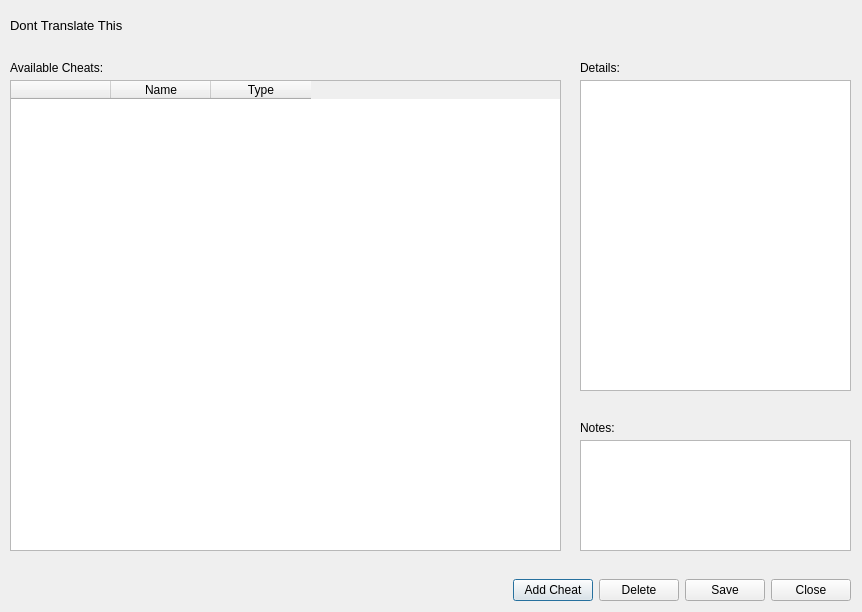
<?xml version="1.0" encoding="utf-8"?>
<ui version="4.0">
  <class>CheatDialog</class>
  <widget class="QDialog" name="CheatDialog">
    <property name="geometry">
      <rect>
        <x>0</x>
        <y>0</y>
        <width>862</width>
        <height>612</height>
      </rect>
    </property>
    <property name="sizePolicy">
      <sizepolicy hsizetype="Fixed" vsizetype="Fixed">
        <horstretch>0</horstretch>
        <verstretch>0</verstretch>
      </sizepolicy>
    </property>
    <property name="windowTitle">
      <string>Cheats</string>
    </property>
    <widget class="QLabel" name="labelTitle">
      <property name="geometry">
        <rect>
          <x>10</x>
          <y>10</y>
          <width>300</width>
          <height>31</height>
        </rect>
      </property>
      <property name="font">
        <font>
          <pointsize>10</pointsize>
        </font>
      </property>
      <property name="text">
        <string>Dont Translate This</string>
      </property>
    </widget>
    <widget class="QWidget" name="horizontalLayoutWidget">
      <property name="geometry">
        <rect>
          <x>10</x>
          <y>570</y>
          <width>841</width>
          <height>41</height>
        </rect>
      </property>
      <layout class="QHBoxLayout" name="horizontalLayout">
        <item>
          <spacer name="horizontalSpacer">
            <property name="orientation">
              <enum>Qt::Horizontal</enum>
            </property>
            <property name="sizeHint" stdset="0">
              <size>
                <width>40</width>
                <height>20</height>
              </size>
            </property>
          </spacer>
        </item>
        <item>
          <widget class="QPushButton" name="buttonNewCheat">
            <property name="sizePolicy">
              <sizepolicy hsizetype="Minimum" vsizetype="Fixed">
                <horstretch>0</horstretch>
                <verstretch>0</verstretch>
              </sizepolicy>
            </property>
            <property name="text">
              <string>Add Cheat</string>
            </property>
          </widget>
        </item>
        <item>
          <widget class="QPushButton" name="buttonDelete">
            <property name="text">
              <string>Delete</string>
            </property>
          </widget>
        </item>
        <item>
          <widget class="QPushButton" name="buttonSave">
            <property name="text">
              <string>Save</string>
            </property>
          </widget>
        </item>
        <item>
          <widget class="QPushButton" name="buttonClose">
            <property name="text">
              <string>Close</string>
            </property>
          </widget>
        </item>
      </layout>
    </widget>
    <widget class="QWidget" name="verticalLayoutWidget">
      <property name="geometry">
        <rect>
          <x>10</x>
          <y>80</y>
          <width>551</width>
          <height>471</height>
        </rect>
      </property>
      <layout class="QVBoxLayout" name="verticalLayout">
        <item>
          <widget class="QTableWidget" name="tableCheats">
            <property name="showGrid">
              <bool>false</bool>
            </property>
            <property name="columnCount">
              <number>3</number>
            </property>
            <attribute name="horizontalHeaderVisible">
              <bool>true</bool>
            </attribute>
            <attribute name="verticalHeaderVisible">
              <bool>false</bool>
            </attribute>
            <column>
              <property name="text">
                <string />
              </property>
            </column>
            <column>
              <property name="text">
                <string>Name</string>
              </property>
            </column>
            <column>
              <property name="text">
                <string>Type</string>
              </property>
            </column>
          </widget>
        </item>
      </layout>
    </widget>
    <widget class="QLabel" name="labelAvailableCheats">
      <property name="geometry">
        <rect>
          <x>10</x>
          <y>60</y>
          <width>121</width>
          <height>16</height>
        </rect>
      </property>
      <property name="text">
        <string>Available Cheats:</string>
      </property>
    </widget>
    <widget class="QWidget" name="verticalLayoutWidget_2">
      <property name="geometry">
        <rect>
          <x>580</x>
          <y>440</y>
          <width>271</width>
          <height>111</height>
        </rect>
      </property>
      <layout class="QVBoxLayout" name="verticalLayout_2">
        <item>
          <widget class="QPlainTextEdit" name="textNotes" />
        </item>
      </layout>
    </widget>
    <widget class="QLabel" name="labelNotes">
      <property name="geometry">
        <rect>
          <x>580</x>
          <y>420</y>
          <width>111</width>
          <height>16</height>
        </rect>
      </property>
      <property name="text">
        <string>Notes:</string>
      </property>
    </widget>
    <widget class="QWidget" name="verticalLayoutWidget_3">
      <property name="geometry">
        <rect>
          <x>580</x>
          <y>80</y>
          <width>271</width>
          <height>311</height>
        </rect>
      </property>
      <layout class="QVBoxLayout" name="verticalLayout_3">
        <item>
          <widget class="QPlainTextEdit" name="textDetails" />
        </item>
      </layout>
    </widget>
    <widget class="QLabel" name="labelDetails">
      <property name="geometry">
        <rect>
          <x>580</x>
          <y>60</y>
          <width>55</width>
          <height>16</height>
        </rect>
      </property>
      <property name="text">
        <string>Details:</string>
      </property>
    </widget>
  </widget>
  <resources />
  <connections />
</ui>
